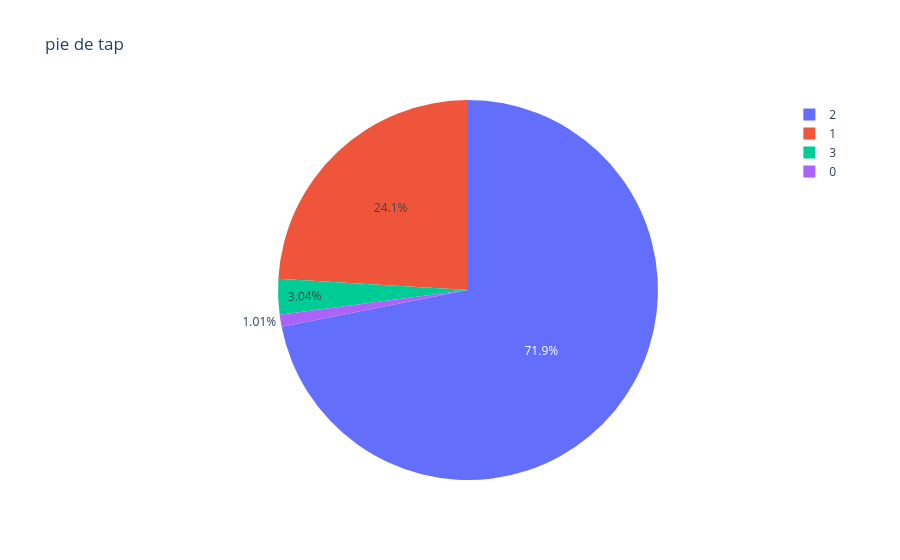

Source (notebook cell):
### Markdown cell above
hacemos un grafico pie en base a los valores numericos de tap

### Code cell
h = areas["tap"].value_counts()
px.pie(data_frame = h, values = h.values, names = h.index, title = "pie de tap").show()

### Figure 1 — Plotly figure (JSON) as saved in the notebook; plotly's stock layout.template omitted (floating-point values rounded to 4 significant figures)
{"data": [{"domain": {"x": [0, 1], "y": [0, 1]}, "hovertemplate": "label=%{label}<br>value=%{value}<extra></extra>", "labels": [2, 1, 3, 0], "legendgroup": "", "name": "", "showlegend": true, "type": "pie", "values": [284, 95, 12, 4]}], "layout": {"legend": {"tracegroupgap": 0}, "title": {"text": "pie de tap"}}}
